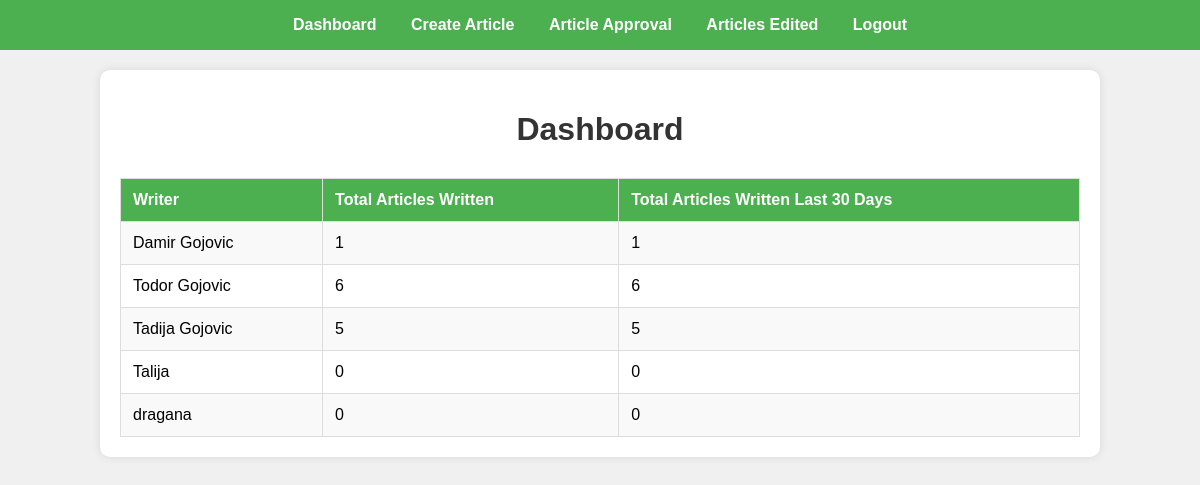
The page / on the database its author committed.
### blog_app/models.py (models this page shows, shortened)
class Writer(models.Model):
    user = models.OneToOneField(User, on_delete=models.CASCADE)
    is_editor = models.BooleanField(default=False)
    name = models.CharField(max_length=255)

### blog_app/views.py (the view)
# urls.py: path('', DashboardView.as_view(), name='dashboard'),
class DashboardView(TemplateView):
    template_name = 'dashboard.html'
    def get_context_data(self, **kwargs):
        context = super().get_context_data(**kwargs)
        writers = Writer.objects.annotate(
            total_articles=Count('articles_written'),
            articles_last_30=Count(
                'articles_written',
                filter=Q(
                    articles_written__created_at__gte=datetime.now() - timedelta(days=30)
                )
            )
        )
        context['writers'] = writers
        return context

### blog_app/templates/dashboard.html (shortened to what this page needs)
<!DOCTYPE html>
<html lang="en">
<head>
</head>
<body>
    <div class="navbar">
        <a href="{% url 'dashboard' %}">Dashboard</a>
        <a href="{% url 'article-create' %}">Create Article</a>
        <a href="{% url 'article-approval' %}">Article Approval</a>
        <a href="{% url 'articles-edited' %}">Articles Edited</a>
        <a href="{% url 'logout' %}">Logout</a>
    </div>
    <div class="container">
        <h1>Dashboard</h1>
        <table>
            <tr>
                <th>Writer</th>
                <th>Total Articles Written</th>
                <th>Total Articles Written Last 30 Days</th>
            </tr>
            {% for writer in writers %}
            <tr>
                <td>{{ writer.name }}</td>
                <td>{{ writer.total_articles }}</td>
                <td>{{ writer.articles_last_30 }}</td>
            </tr>
            {% endfor %}
        </table>
    </div>
</body>
</html>

### blog_app/templates/dashboard.html (style rules this page uses)
body { font-family: Arial, sans-serif; background-color: #f0f0f0; margin: 0; padding: 0; }
.navbar { background-color: #4CAF50; padding: 1em; text-align: center; }
.navbar a { color: white; text-decoration: none; margin: 0 15px; font-weight: bold; }
.container { margin: 20px auto; width: 80%; background-color: white; padding: 20px; border-radius: 10px; box-shadow: 0 0 10px rgba(0, 0, 0, 0.1); }
h1 { color: #333; text-align: center; margin-bottom: 30px; }
table { width: 100%; border-collapse: collapse; }
table, th, td { border: 1px solid #ddd; }
th, td { padding: 12px; text-align: left; }
th { background-color: #4CAF50; color: white; }
tr:nth-child(even) { background-color: #f9f9f9; }

### rows shown on the page
Writer: name "Damir Gojovic", total_articles "1", articles_last_30 "1"
Writer: name "Todor Gojovic", total_articles "6", articles_last_30 "6"
Writer: name "Tadija Gojovic", total_articles "5", articles_last_30 "5"
Writer: name "Talija", total_articles "0", articles_last_30 "0"
Writer: name "dragana", total_articles "0", articles_last_30 "0"
